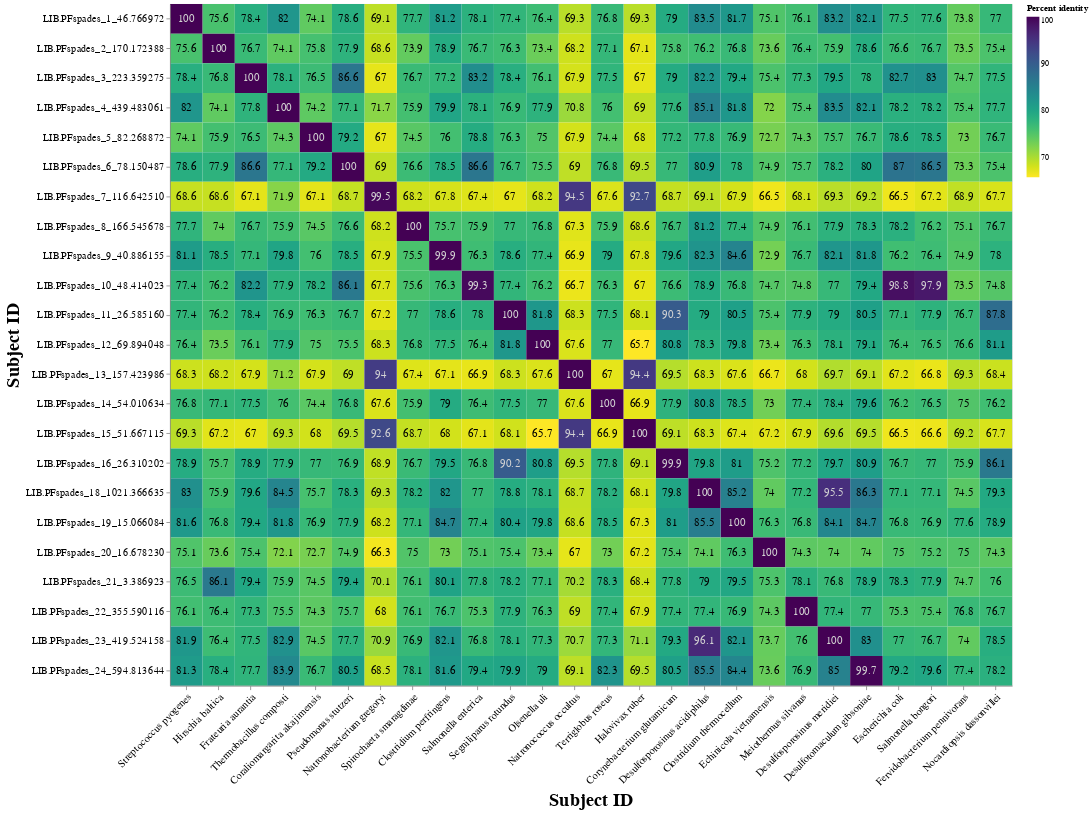

This figure's notebook cell:
### Code cell
base = alt.Chart(
    dfSorted.copy(),
    # title="BLAST ID Percentage" removed per request
    ).encode(
    x=alt.X(
        "Subject ID:O",
        scale=alt.Scale(paddingInner=0),
        sort=explicitNameOrder,
        axis=alt.Axis(labelAngle=-45)
    ),
    y=alt.Y(
        "Query ID:O",
        scale=alt.Scale(paddingInner=0),
        sort="x",
        title="Subject ID"
    )
).properties(
    width= 1050,
    height=850
)

heatmap = base.mark_rect().encode(
    color=alt.Color(
        "Percent identity:Q",
        scale=alt.Scale(
            scheme="viridis",
            reverse=True
            ),
    )
)

text = base.mark_text(
    baseline="middle",
    fontSize=14
    ).encode(
        text="Percent identity:Q",
        color=alt.condition(
            alt.datum["Percent identity"] > 90,
            alt.value("lightgrey"),
            alt.value("black"),
        )
        # color=alt.condition(
        #     alt.datum.Percent < 20,
        #     alt.value("lightgrey"),
        #     alt.value("black"),
        # )
)

heat_plot = heatmap + text

heat_plot.configure_axis(
    titleFontSize = 23,
    labelFontSize = 13
).configure_title(
    fontSize=30
)

### Figure 1 — Vega-Lite specification as saved in the notebook (floating-point values rounded to 4 significant figures; data arrays with more than 128 entries replaced by an {"elided": "..."} marker saying what was removed)
{"config": {"view": {"continuousWidth": 400, "continuousHeight": 300}, "axis": {"labelFontSize": 13, "titleFontSize": 23}, "title": {"fontSize": 30}}, "layer": [{"mark": "rect", "encoding": {"color": {"field": "Percent identity", "scale": {"reverse": true, "scheme": "viridis"}, "type": "quantitative"}, "x": {"axis": {"labelAngle": -45}, "field": "Subject ID", "scale": {"paddingInner": 0}, "sort": ["Streptococcus pyogenes", "Hirschia baltica", "Frateuria aurantia", "Thermobacillus composti", "Coraliomargarita akajimensis", "Pseudomonas stutzeri", "Natronobacterium gregoryi", "Spirochaeta smaragdinae", "Clostridium perfringens", "Salmonella enterica", "Segniliparus rotundus", "Olsenella uli", "Natronococcus occultus", "Terriglobus roseus", "Halovivax ruber", "Corynebacterium glutamicum", "Desulfosporosinus acidiphilus", "Clostridium thermocellum", "Echinicola vietnamensis", "Meiothermus silvanus", "Desulfosporosinus meridiei", "Desulfotomaculum gibsoniae", "Escherichia coli", "Salmonella bongori", "Fervidobacterium pennivorans", "Nocardiopsis dassonvillei"], "type": "ordinal"}, "y": {"field": "Query ID", "scale": {"paddingInner": 0}, "sort": "x", "title": "Subject ID", "type": "ordinal"}}, "height": 850, "width": 1050}, {"mark": {"type": "text", "baseline": "middle", "fontSize": 14}, "encoding": {"color": {"condition": {"value": "lightgrey", "test": "(datum['Percent identity'] > 90)"}, "value": "black"}, "text": {"field": "Percent identity", "type": "quantitative"}, "x": {"axis": {"labelAngle": -45}, "field": "Subject ID", "scale": {"paddingInner": 0}, "sort": ["Streptococcus pyogenes", "Hirschia baltica", "Frateuria aurantia", "Thermobacillus composti", "Coraliomargarita akajimensis", "Pseudomonas stutzeri", "Natronobacterium gregoryi", "Spirochaeta smaragdinae", "Clostridium perfringens", "Salmonella enterica", "Segniliparus rotundus", "Olsenella uli", "Natronococcus occultus", "Terriglobus roseus", "Halovivax ruber", "Corynebacterium glutamicum", "Desulfosporosinus acidiphilus", "Clostridium thermocellum", "Echinicola vietnamensis", "Meiothermus silvanus", "Desulfosporosinus meridiei", "Desulfotomaculum gibsoniae", "Escherichia coli", "Salmonella bongori", "Fervidobacterium pennivorans", "Nocardiopsis dassonvillei"], "type": "ordinal"}, "y": {"field": "Query ID", "scale": {"paddingInner": 0}, "sort": "x", "title": "Subject ID", "type": "ordinal"}}, "height": 850, "width": 1050}], "data": {"name": "data-6d49a0a584153a5d8266284353fea331"}, "$schema": "https://vega.github.io/schema/vega-lite/v4.17.0.json", "datasets": {"data-6d49a0a584153a5d8266284353fea331": {"elided": "598 records"}}}
